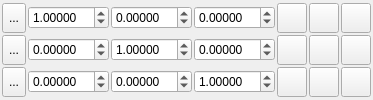
         <widget class="QWidget" name="DestinationTab_2" >
          <attribute name="title" >
           <string>Target</string>
          </attribute>
          <layout class="QVBoxLayout" >
           <property name="margin" >
            <number>2</number>
           </property>
           <property name="spacing" >
            <number>4</number>
           </property>
           <item>
            <layout class="QGridLayout" >
             <property name="margin" >
              <number>0</number>
             </property>
             <property name="spacing" >
              <number>2</number>
             </property>
             <item row="0" column="4" >
              <widget class="QToolButton" name="ConvertTargetNormaliseAButton" >
               <property name="minimumSize" >
                <size>
                 <width>30</width>
                 <height>30</height>
                </size>
               </property>
               <property name="maximumSize" >
                <size>
                 <width>30</width>
                 <height>30</height>
                </size>
               </property>
               <property name="toolTip" >
                <string>Normalise vector</string>
               </property>
               <property name="text" >
                <string/>
               </property>
               <property name="icon" >
                <iconset resource="icons.qrc" >:/transform/icons/transform_normalise.svg</iconset>
               </property>
               <property name="iconSize" >
                <size>
                 <width>24</width>
                 <height>24</height>
                </size>
               </property>
              </widget>
             </item>
             <item row="0" column="0" >
              <widget class="QToolButton" name="ConvertTargetDefineAButton" >
               <property name="maximumSize" >
                <size>
                 <width>30</width>
                 <height>30</height>
                </size>
               </property>
               <property name="toolTip" >
                <string>Choose two atoms to define the X axis</string>
               </property>
               <property name="text" >
                <string>...</string>
               </property>
               <property name="icon" >
                <iconset resource="icons.qrc" >:/basic/icons/basic_pick.svg</iconset>
               </property>
               <property name="iconSize" >
                <size>
                 <width>24</width>
                 <height>24</height>
                </size>
               </property>
               <property name="checkable" >
                <bool>true</bool>
               </property>
              </widget>
             </item>
             <item row="1" column="3" >
              <widget class="QDoubleSpinBox" name="ConvertTargetMatrixBZSpin" >
               <property name="sizePolicy" >
                <sizepolicy>
                 <hsizetype>7</hsizetype>
                 <vsizetype>0</vsizetype>
                 <horstretch>0</horstretch>
                 <verstretch>0</verstretch>
                </sizepolicy>
               </property>
               <property name="decimals" >
                <number>5</number>
               </property>
               <property name="maximum" >
                <double>10.000000000000000</double>
               </property>
               <property name="minimum" >
                <double>-10.000000000000000</double>
               </property>
               <property name="singleStep" >
                <double>0.100000000000000</double>
               </property>
              </widget>
             </item>
             <item row="0" column="3" >
              <widget class="QDoubleSpinBox" name="ConvertTargetMatrixAZSpin" >
               <property name="sizePolicy" >
                <sizepolicy>
                 <hsizetype>7</hsizetype>
                 <vsizetype>0</vsizetype>
                 <horstretch>0</horstretch>
                 <verstretch>0</verstretch>
                </sizepolicy>
               </property>
               <property name="decimals" >
                <number>5</number>
               </property>
               <property name="maximum" >
                <double>10.000000000000000</double>
               </property>
               <property name="minimum" >
                <double>-10.000000000000000</double>
               </property>
               <property name="singleStep" >
                <double>0.100000000000000</double>
               </property>
              </widget>
             </item>
             <item row="2" column="1" >
              <widget class="QDoubleSpinBox" name="ConvertTargetMatrixCXSpin" >
               <property name="enabled" >
                <bool>true</bool>
               </property>
               <property name="sizePolicy" >
                <sizepolicy>
                 <hsizetype>7</hsizetype>
                 <vsizetype>0</vsizetype>
                 <horstretch>0</horstretch>
                 <verstretch>0</verstretch>
                </sizepolicy>
               </property>
               <property name="decimals" >
                <number>5</number>
               </property>
               <property name="maximum" >
                <double>10.000000000000000</double>
               </property>
               <property name="minimum" >
                <double>-10.000000000000000</double>
               </property>
               <property name="singleStep" >
                <double>0.100000000000000</double>
               </property>
              </widget>
             </item>
             <item row="2" column="2" >
              <widget class="QDoubleSpinBox" name="ConvertTargetMatrixCYSpin" >
               <property name="enabled" >
                <bool>true</bool>
               </property>
               <property name="sizePolicy" >
                <sizepolicy>
                 <hsizetype>7</hsizetype>
                 <vsizetype>0</vsizetype>
                 <horstretch>0</horstretch>
                 <verstretch>0</verstretch>
                </sizepolicy>
               </property>
               <property name="decimals" >
                <number>5</number>
               </property>
               <property name="maximum" >
                <double>10.000000000000000</double>
               </property>
               <property name="minimum" >
                <double>-10.000000000000000</double>
               </property>
               <property name="singleStep" >
                <double>0.100000000000000</double>
               </property>
              </widget>
             </item>
             <item row="1" column="2" >
              <widget class="QDoubleSpinBox" name="ConvertTargetMatrixBYSpin" >
               <property name="sizePolicy" >
                <sizepolicy>
                 <hsizetype>7</hsizetype>
                 <vsizetype>0</vsizetype>
                 <horstretch>0</horstretch>
                 <verstretch>0</verstretch>
                </sizepolicy>
               </property>
               <property name="decimals" >
                <number>5</number>
               </property>
               <property name="maximum" >
                <double>10.000000000000000</double>
               </property>
               <property name="minimum" >
                <double>-10.000000000000000</double>
               </property>
               <property name="singleStep" >
                <double>0.100000000000000</double>
               </property>
               <property name="value" >
                <double>1.000000000000000</double>
               </property>
              </widget>
             </item>
             <item row="2" column="3" >
              <widget class="QDoubleSpinBox" name="ConvertTargetMatrixCZSpin" >
               <property name="enabled" >
                <bool>true</bool>
               </property>
               <property name="sizePolicy" >
                <sizepolicy>
                 <hsizetype>7</hsizetype>
                 <vsizetype>0</vsizetype>
                 <horstretch>0</horstretch>
                 <verstretch>0</verstretch>
                </sizepolicy>
               </property>
               <property name="decimals" >
                <number>5</number>
               </property>
               <property name="maximum" >
                <double>10.000000000000000</double>
               </property>
               <property name="minimum" >
                <double>-10.000000000000000</double>
               </property>
               <property name="singleStep" >
                <double>0.100000000000000</double>
               </property>
               <property name="value" >
                <double>1.000000000000000</double>
               </property>
              </widget>
             </item>
             <item row="0" column="1" >
              <widget class="QDoubleSpinBox" name="ConvertTargetMatrixAXSpin" >
               <property name="sizePolicy" >
                <sizepolicy>
                 <hsizetype>7</hsizetype>
                 <vsizetype>0</vsizetype>
                 <horstretch>0</horstretch>
                 <verstretch>0</verstretch>
                </sizepolicy>
               </property>
               <property name="decimals" >
                <number>5</number>
               </property>
               <property name="maximum" >
                <double>10.000000000000000</double>
               </property>
               <property name="minimum" >
                <double>-10.000000000000000</double>
               </property>
               <property name="singleStep" >
                <double>0.100000000000000</double>
               </property>
               <property name="value" >
                <double>1.000000000000000</double>
               </property>
              </widget>
             </item>
             <item row="0" column="2" >
              <widget class="QDoubleSpinBox" name="ConvertTargetMatrixAYSpin" >
               <property name="sizePolicy" >
                <sizepolicy>
                 <hsizetype>7</hsizetype>
                 <vsizetype>0</vsizetype>
                 <horstretch>0</horstretch>
                 <verstretch>0</verstretch>
                </sizepolicy>
               </property>
               <property name="decimals" >
                <number>5</number>
               </property>
               <property name="maximum" >
                <double>10.000000000000000</double>
               </property>
               <property name="minimum" >
                <double>-10.000000000000000</double>
               </property>
               <property name="singleStep" >
                <double>0.100000000000000</double>
               </property>
              </widget>
             </item>
             <item row="2" column="0" >
              <widget class="QToolButton" name="ConvertTargetDefineCButton" >
               <property name="enabled" >
                <bool>true</bool>
               </property>
               <property name="maximumSize" >
                <size>
                 <width>30</width>
                 <height>30</height>
                </size>
               </property>
               <property name="toolTip" >
                <string>Choose two atoms to define the Z axis</string>
               </property>
               <property name="text" >
                <string>...</string>
               </property>
               <property name="icon" >
                <iconset resource="icons.qrc" >:/basic/icons/basic_pick.svg</iconset>
               </property>
               <property name="iconSize" >
                <size>
                 <width>24</width>
                 <height>24</height>
                </size>
               </property>
               <property name="checkable" >
                <bool>true</bool>
               </property>
              </widget>
             </item>
             <item row="0" column="5" >
              <widget class="QToolButton" name="ConvertTargetOrthogonaliseAButton" >
               <property name="minimumSize" >
                <size>
                 <width>30</width>
                 <height>30</height>
                </size>
               </property>
               <property name="maximumSize" >
                <size>
                 <width>30</width>
                 <height>30</height>
                </size>
               </property>
               <property name="toolTip" >
                <string>Orthogonalise vector w.r.t. Y-axis</string>
               </property>
               <property name="text" >
                <string/>
               </property>
               <property name="icon" >
                <iconset resource="icons.qrc" >:/transform/icons/transform_orthogonalise.svg</iconset>
               </property>
               <property name="iconSize" >
                <size>
                 <width>24</width>
                 <height>24</height>
                </size>
               </property>
              </widget>
             </item>
             <item row="1" column="1" >
              <widget class="QDoubleSpinBox" name="ConvertTargetMatrixBXSpin" >
               <property name="sizePolicy" >
                <sizepolicy>
                 <hsizetype>7</hsizetype>
                 <vsizetype>0</vsizetype>
                 <horstretch>0</horstretch>
                 <verstretch>0</verstretch>
                </sizepolicy>
               </property>
               <property name="decimals" >
                <number>5</number>
               </property>
               <property name="maximum" >
                <double>10.000000000000000</double>
               </property>
               <property name="minimum" >
                <double>-10.000000000000000</double>
               </property>
               <property name="singleStep" >
                <double>0.100000000000000</double>
               </property>
              </widget>
             </item>
             <item row="1" column="0" >
              <widget class="QToolButton" name="ConvertTargetDefineBButton" >
               <property name="maximumSize" >
                <size>
                 <width>30</width>
                 <height>30</height>
                </size>
               </property>
               <property name="toolTip" >
                <string>Choose two atoms to define the Y axis</string>
               </property>
               <property name="text" >
                <string>...</string>
               </property>
               <property name="icon" >
                <iconset resource="icons.qrc" >:/basic/icons/basic_pick.svg</iconset>
               </property>
               <property name="iconSize" >
                <size>
                 <width>24</width>
                 <height>24</height>
                </size>
               </property>
               <property name="checkable" >
                <bool>true</bool>
               </property>
              </widget>
             </item>
             <item row="0" column="6" >
              <widget class="QToolButton" name="ConvertTargetGenerateAButton" >
               <property name="minimumSize" >
                <size>
                 <width>30</width>
                 <height>30</height>
                </size>
               </property>
               <property name="maximumSize" >
                <size>
                 <width>30</width>
                 <height>30</height>
                </size>
               </property>
               <property name="toolTip" >
                <string>Generate axis from cross product of other axes</string>
               </property>
               <property name="text" >
                <string/>
               </property>
               <property name="icon" >
                <iconset resource="icons.qrc" >:/transform/icons/transform_generatexp.svg</iconset>
               </property>
               <property name="iconSize" >
                <size>
                 <width>24</width>
                 <height>24</height>
                </size>
               </property>
              </widget>
             </item>
             <item row="1" column="4" >
              <widget class="QToolButton" name="ConvertTargetNormaliseBButton" >
               <property name="minimumSize" >
                <size>
                 <width>30</width>
                 <height>30</height>
                </size>
               </property>
               <property name="maximumSize" >
                <size>
                 <width>30</width>
                 <height>30</height>
                </size>
               </property>
               <property name="toolTip" >
                <string>Normalise vector</string>
               </property>
               <property name="text" >
                <string/>
               </property>
               <property name="icon" >
                <iconset resource="icons.qrc" >:/transform/icons/transform_normalise.svg</iconset>
               </property>
               <property name="iconSize" >
                <size>
                 <width>24</width>
                 <height>24</height>
                </size>
               </property>
              </widget>
             </item>
             <item row="2" column="4" >
              <widget class="QToolButton" name="ConvertTargetNormaliseCButton" >
               <property name="minimumSize" >
                <size>
                 <width>30</width>
                 <height>30</height>
                </size>
               </property>
               <property name="maximumSize" >
                <size>
                 <width>30</width>
                 <height>30</height>
                </size>
               </property>
               <property name="toolTip" >
                <string>Normalise vector</string>
               </property>
               <property name="text" >
                <string/>
               </property>
               <property name="icon" >
                <iconset resource="icons.qrc" >:/transform/icons/transform_normalise.svg</iconset>
               </property>
               <property name="iconSize" >
                <size>
                 <width>24</width>
                 <height>24</height>
                </size>
               </property>
              </widget>
             </item>
             <item row="1" column="5" >
              <widget class="QToolButton" name="ConvertTargetOrthogonaliseBButton" >
               <property name="minimumSize" >
                <size>
                 <width>30</width>
                 <height>30</height>
                </size>
               </property>
               <property name="maximumSize" >
                <size>
                 <width>30</width>
                 <height>30</height>
                </size>
               </property>
               <property name="toolTip" >
                <string>Orthogonalise vector w.r.t. X-axis</string>
               </property>
               <property name="text" >
                <string/>
               </property>
               <property name="icon" >
                <iconset resource="icons.qrc" >:/transform/icons/transform_orthogonalise.svg</iconset>
               </property>
               <property name="iconSize" >
                <size>
                 <width>24</width>
                 <height>24</height>
                </size>
               </property>
              </widget>
             </item>
             <item row="2" column="5" >
              <widget class="QToolButton" name="ConvertTargetOrthogonaliseCButton" >
               <property name="minimumSize" >
                <size>
                 <width>30</width>
                 <height>30</height>
                </size>
               </property>
               <property name="maximumSize" >
                <size>
                 <width>30</width>
                 <height>30</height>
                </size>
               </property>
               <property name="toolTip" >
                <string>Orthogonalise vector w.r.t. X-axis</string>
               </property>
               <property name="text" >
                <string/>
               </property>
               <property name="icon" >
                <iconset resource="icons.qrc" >:/transform/icons/transform_orthogonalise.svg</iconset>
               </property>
               <property name="iconSize" >
                <size>
                 <width>24</width>
                 <height>24</height>
                </size>
               </property>
              </widget>
             </item>
             <item row="1" column="6" >
              <widget class="QToolButton" name="ConvertTargetGenerateBButton" >
               <property name="minimumSize" >
                <size>
                 <width>30</width>
                 <height>30</height>
                </size>
               </property>
               <property name="maximumSize" >
                <size>
                 <width>30</width>
                 <height>30</height>
                </size>
               </property>
               <property name="toolTip" >
                <string>Generate axis from cross product of other axes</string>
               </property>
               <property name="text" >
                <string/>
               </property>
               <property name="icon" >
                <iconset resource="icons.qrc" >:/transform/icons/transform_generatexp.svg</iconset>
               </property>
               <property name="iconSize" >
                <size>
                 <width>24</width>
                 <height>24</height>
                </size>
               </property>
              </widget>
             </item>
             <item row="2" column="6" >
              <widget class="QToolButton" name="ConvertTargetGenerateCButton" >
               <property name="minimumSize" >
                <size>
                 <width>30</width>
                 <height>30</height>
                </size>
               </property>
               <property name="maximumSize" >
                <size>
                 <width>30</width>
                 <height>30</height>
                </size>
               </property>
               <property name="toolTip" >
                <string>Generate axis from cross product of other axes</string>
               </property>
               <property name="text" >
                <string/>
               </property>
               <property name="icon" >
                <iconset resource="icons.qrc" >:/transform/icons/transform_generatexp.svg</iconset>
               </property>
               <property name="iconSize" >
                <size>
                 <width>24</width>
                 <height>24</height>
                </size>
               </property>
              </widget>
             </item>
            </layout>
           </item>
          </layout>
         </widget>
